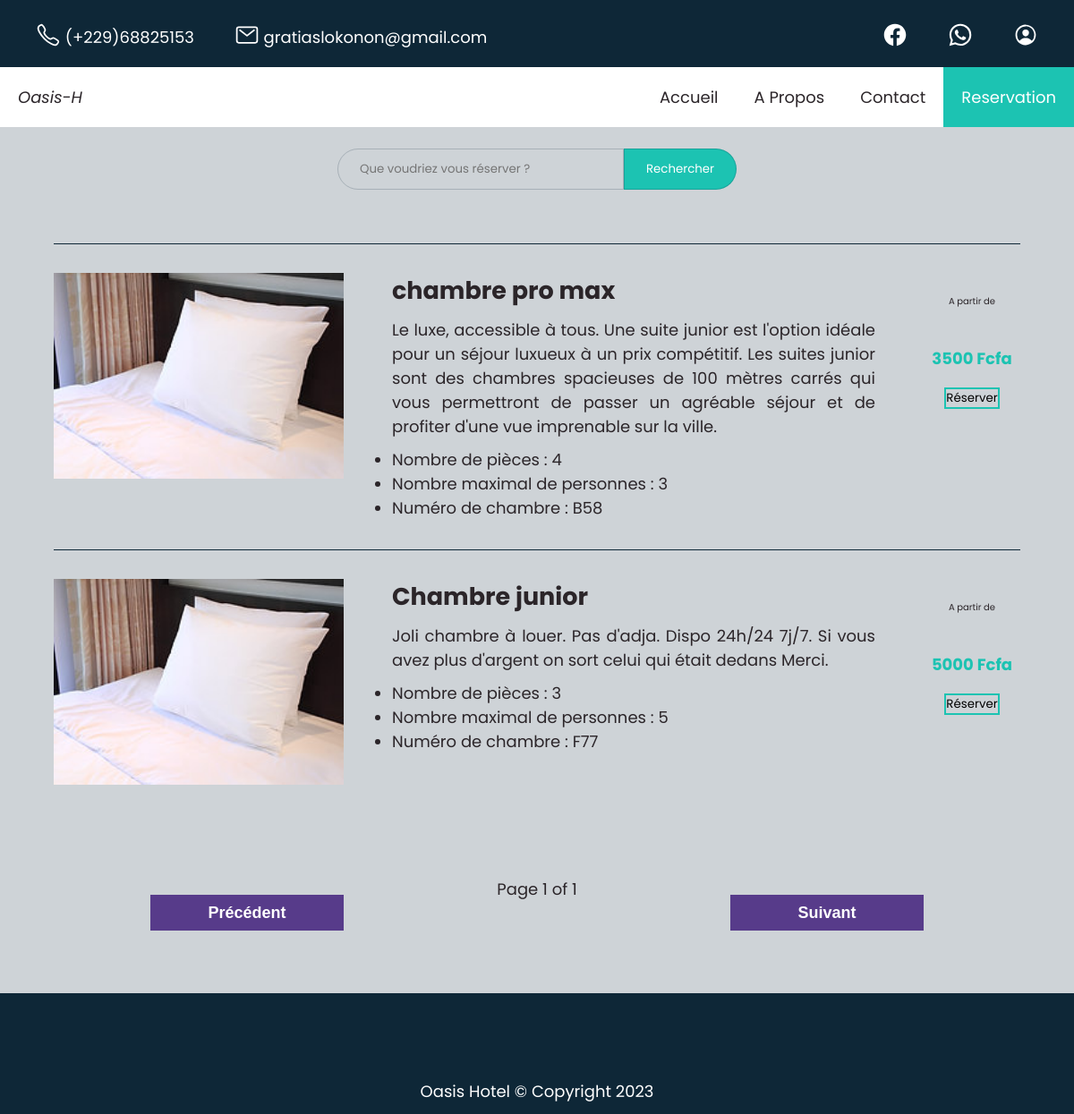
Page /reserver/presentation.php on the committed database.
### tables this page shows
CREATE TABLE IF NOT EXISTS `chambres` (
  `id` int NOT NULL AUTO_INCREMENT,
  `numero` varchar(255) NOT NULL,
  `Image` text NOT NULL,
  `categorie` varchar(255) NOT NULL,
  `Pieces` int NOT NULL,
  `description` text NOT NULL,
  `capacite` int NOT NULL,
  `disponible` varchar(255) NOT NULL DEFAULT 'oui',
  `reserve` varchar(255) NOT NULL DEFAULT 'non',
  `prix` int NOT NULL,
  PRIMARY KEY (`id`)
);

### reserver/presentation.php (the view, shortened to what this page needs)
<?php require '../acces/database.php';
$db=Database::connect();
include('../header.php');
?>
<form method="post" action="presentation.php" class="search">
    <input type="search" name="requete" class="requete" placeholder="Que voudriez vous réserver ?">
    <input type="submit" class="envoie" value="Rechercher">
</form>
<section id="reservation">
    <div class="art-container">
    <?php
        $statement=$db->query("SELECT * FROM chambres WHERE disponible='oui' ORDER BY id desc");
        $chambres = $statement->fetchALL(PDO::FETCH_ASSOC);
        foreach ($chambres as $chambre) {
    ?>
        <form class="article" action="reservation.php" method="GET">
            <div class="image">
                <img src="../images/<?= $chambre['Image']?>" alt="">
            </div>
            <div class="short-description">
                <h2 style="margin-bottom: 10px;"><?= $chambre['categorie']?></h2>
                <?= $chambre['description']?>
                <ul style="margin-top: 10px;">
                    <li>Nombre de pièces : <?= $chambre['Pieces']?></li>
                    <li>Nombre maximal de personnes : <?= $chambre['capacite']?></li>
                    <li>Numéro de chambre : <?= $chambre['numero']?></li>
                </ul>
            </div>
            <div class="action">
                <p class="mini">A partir de</p>
                <p class="price-color"><?= $chambre['prix']?> Fcfa</p>
                <input type="submit" id="a"  value="Réserver"/>
            </div>
        </form>
    <?php } ?>
    </div>
 </section>
<?php include('../footer.php');?>
</body>
</html>

### header.php (shortened to what this page needs)
<!DOCTYPE html>
<html lang="en">
<head>
    <link rel="stylesheet" href="">
    <link rel="stylesheet" href="../css/style.css">
</head>
<body class="res-body">
    <header>
       <div class="h-head">
            <div>
                <a href="tel:+22968825153"><ion-icon name="call-outline"></ion-icon><span class="hide">   (+229)68825153</span></a>
                <a href="mailtogratiaslokonon19@gmail.com"><ion-icon name="mail-outline"></ion-icon><span class="hide">  gratiaslokonon@gmail.com</span></a>
            </div>
            <div>
                <a href="https://www.facebook.com/mariogratias.lokonon"><ion-icon name="logo-facebook"></ion-icon></a>
                <a href="https://wa.me/22968825153"><ion-icon name="logo-whatsapp"></ion-icon></a>
                <a href="../acces/login.php"><ion-icon name="person-circle-outline"></ion-icon></a>
            </div>
       </div>
       <div class="h-main">
        <i>Oasis-H</i>
            <nav>
                <ul class="list-unstyled">
                    <li><a href="/oasis">Accueil</a></li>
                    <li><a href="/oasis/index.php#Propos">A Propos</a></li>
                    <li><a href="/oasis/index.php#contact">Contact</a></li>
                    <li id="Reserver"><a href="../reserver/presentation.php">Reservation</a></li>
                </ul>
            </nav>
       </div>
    </header>

### footer.php (shortened to what this page needs)
  <footer>
    <p>Oasis Hotel © Copyright 2023 </p>
</footer>

### css/style.css (style rules this page uses)
* { margin: 0; padding: 0; box-sizing: border-box; }
body { color: rgb(43, 37, 41); margin: 0; padding: 0; font-family: "Poppins"; font-size: 18px; }
header, nav, ul { margin: 0; padding: 0; }
.h-head { display: flex; flex-direction: row; justify-content: space-between; padding: 20px; margin: 0; }
.h-head { background-color: rgb(14, 39, 55); }
form input { font-family: "Poppins"; }
header a { text-decoration: none; }
.h-head a { padding: 20px; color: #fff; }
.h-main { background-color: #fff; }
.h-main { display: flex; flex-direction: row; justify-content: space-between; }
nav ul { display: flex; flex-direction: row; justify-content: space-between; }
nav li, i { padding: 20px; }
nav li { list-style-type: none; }
nav a { color: rgb(43, 37, 41); }
#Reserver a { color: #fff; }
#Reserver { background-color: #1cc3b2; color: #fff; }
ion-icon { transform: translateY(5px); font-size: 28px; }
.article { display: flex; flex-direction: row; justify-content: space-between; padding-top: 3%; padding-bottom: 3%; border-top: 1px solid rgb(14, 39, 55); }
#reservation { width: 90%; margin: 5%; }
.article img { width: 100%; }
.image { width: 30%; height: 100%; }
.mini { font-size: 10px; }
.action { width: 10%; display: flex; align-items: center; flex-direction: column; line-height: 4rem; }
.res-body, #login-body { background-color: rgba(14, 39, 55, 0.2); }
.short-description { width: 50%; text-align: justify; }
footer p { color: #fff; padding-top: 1%; }
.price-color { font-size: 18px; color: #1cc3b2; font-weight: bold; }
footer { padding: 7% 0% 1% 0%; background-color: rgb(14, 39, 55); text-align: center; margin-bottom: 0px !important; }
input { background: transparent; border: 2px solid #1cc3b2; height: max-content; }
.search { margin-top: 2%; display: flex; justify-content: center; }
.envoie { border-top-right-radius: 3em; border-bottom-right-radius: 3em; color: white; background-color: #1cc3b2; border: 1px solid rgba(14, 39, 55, 0.2); padding: 1% 2%; }
.requete { width: 20rem; border-top-left-radius: 3em; border-bottom-left-radius: 3em; border: 1px solid rgba(14, 39, 55, 0.2); padding: 1% 2%; }

### rows in the picture
chambres: Image (picture), categorie "chambre pro max", description "Le luxe, accessible à tous. Une suite junior est l'option idéale pour un séjour luxueux à un prix compétitif. Les suites junior sont des chambres spacieuses de 100 mètres carrés qui vous permettront de passer un agréable séjour et de profiter d'une vue imprenable sur la ville.", Pieces "4", capacite "3", numero "B58", prix "3500"
chambres: Image (picture), categorie "Chambre junior", description "Joli chambre à louer. Pas d'adja. Dispo 24h/24 7j/7. Si vous avez plus d'argent on sort celui qui était dedans Merci.", Pieces "3", capacite "5", numero "F77", prix "5000"
